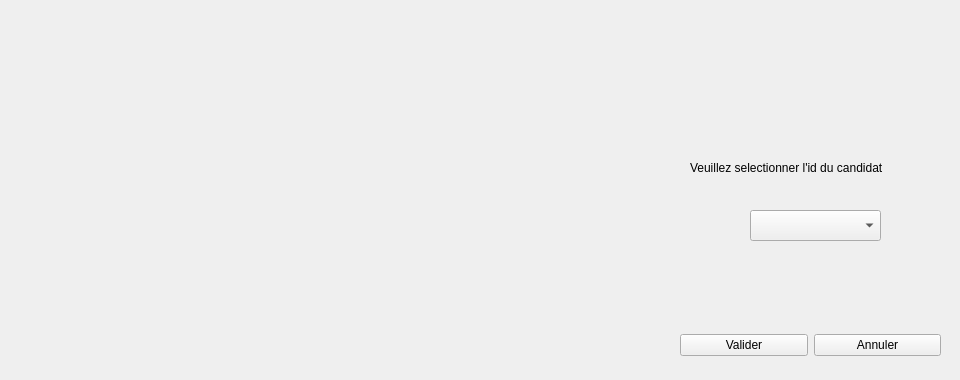
   <widget class="QWidget" name="page_4">
    <widget class="QComboBox" name="comboBox_id_supprimerCandidat">
     <property name="geometry">
      <rect>
       <x>750</x>
       <y>210</y>
       <width>131</width>
       <height>31</height>
      </rect>
     </property>
    </widget>
    <widget class="QLabel" name="label_supprimerIDCandidat">
     <property name="geometry">
      <rect>
       <x>690</x>
       <y>160</y>
       <width>261</width>
       <height>16</height>
      </rect>
     </property>
     <property name="styleSheet">
      <string notr="true">font: 75 9pt &quot;MS Shell Dlg 2&quot;;</string>
     </property>
     <property name="text">
      <string>Veuillez selectionner l'id du candidat</string>
     </property>
    </widget>
    <widget class="QPushButton" name="pushButton_precedentCandidatSupprimer">
     <property name="geometry">
      <rect>
       <x>40</x>
       <y>20</y>
       <width>61</width>
       <height>41</height>
      </rect>
     </property>
     <property name="styleSheet">
      <string notr="true">background-color: transparent; border: 0px </string>
     </property>
     <property name="text">
      <string/>
     </property>
     <property name="icon">
      <iconset resource="resources.qrc">
       <normaloff>:/new/prefix1/resources/icons8-annuler-48.png</normaloff>:/new/prefix1/resources/icons8-annuler-48.png</iconset>
     </property>
     <property name="iconSize">
      <size>
       <width>40</width>
       <height>40</height>
      </size>
     </property>
    </widget>
    <widget class="QWidget" name="layoutWidget">
     <property name="geometry">
      <rect>
       <x>680</x>
       <y>320</y>
       <width>261</width>
       <height>51</height>
      </rect>
     </property>
     <layout class="QHBoxLayout" name="horizontalLayout_3">
      <item>
       <widget class="QPushButton" name="pushButton_2">
        <property name="text">
         <string>Valider</string>
        </property>
       </widget>
      </item>
      <item>
       <widget class="QPushButton" name="pushButton_annuler_suppCandidat">
        <property name="text">
         <string>Annuler</string>
        </property>
       </widget>
      </item>
     </layout>
    </widget>
   </widget>
